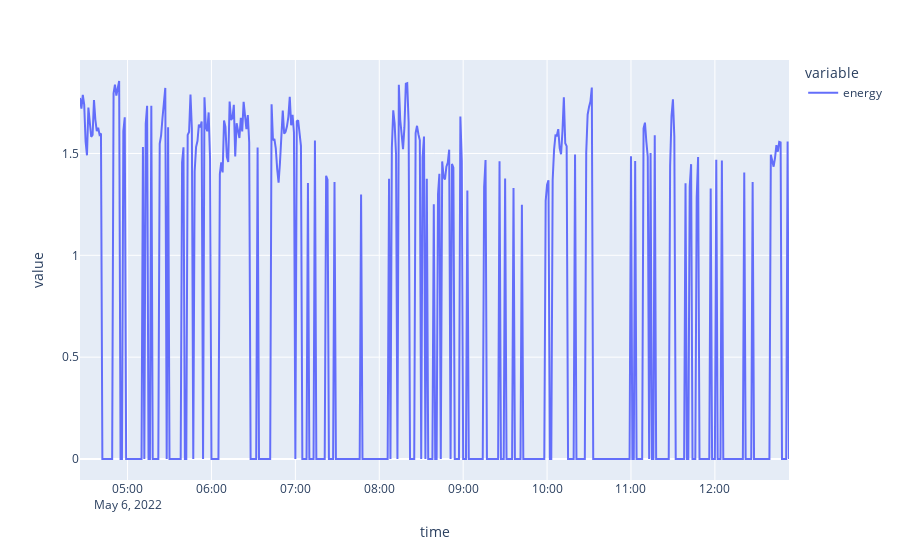

Source (notebook cell):
### Code cell
energy.plot(y=['energy'])

### Figure 1 — Plotly figure (JSON) as saved in the notebook; plotly's stock layout.template omitted (floating-point values rounded to 4 significant figures; data arrays with more than 128 entries replaced by an {"elided": "..."} marker saying what was removed)
{"data": [{"hovertemplate": "variable=energy<br>time=%{x}<br>value=%{y}<extra></extra>", "legendgroup": "energy", "line": {"color": "#636efa", "dash": "solid"}, "marker": {"symbol": "circle"}, "mode": "lines", "name": "energy", "orientation": "v", "showlegend": true, "type": "scatter", "x": {"elided": "508 str values"}, "xaxis": "x", "y": {"elided": "508 float values"}, "yaxis": "y"}], "layout": {"autosize": true, "legend": {"title": {"text": "variable"}, "tracegroupgap": 0}, "margin": {"t": 60}, "xaxis": {"anchor": "y", "autorange": true, "domain": [0, 1], "range": ["2022-05-06 04:26", "2022-05-06 12:53"], "title": {"text": "time"}, "type": "date"}, "yaxis": {"anchor": "x", "autorange": true, "domain": [0, 1], "range": [-0.1031, 1.959], "title": {"text": "value"}, "type": "linear"}}}
